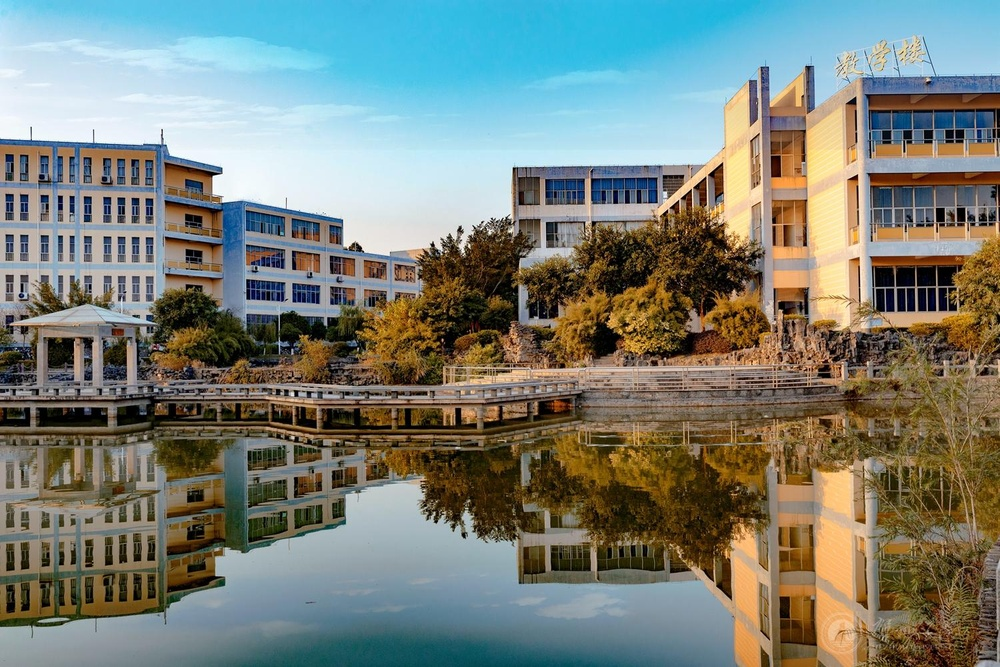
#> input picture 图像处理/pic/校园.jpg, 1000 x 667 px, shrunk from 1500 x 1001 before the run
$ python 'blendt图片.py'
#> lines starting #> are read from the running program, lines starting #| are printed output that depends on the picture
from PIL import Image
im1=Image.open("校园.jpg")
#> im1 is the input picture: PIL image 1000x667 RGB; mean R, G, B 121.1, 128, 119.4
im2=Image.open("职业.jpg")
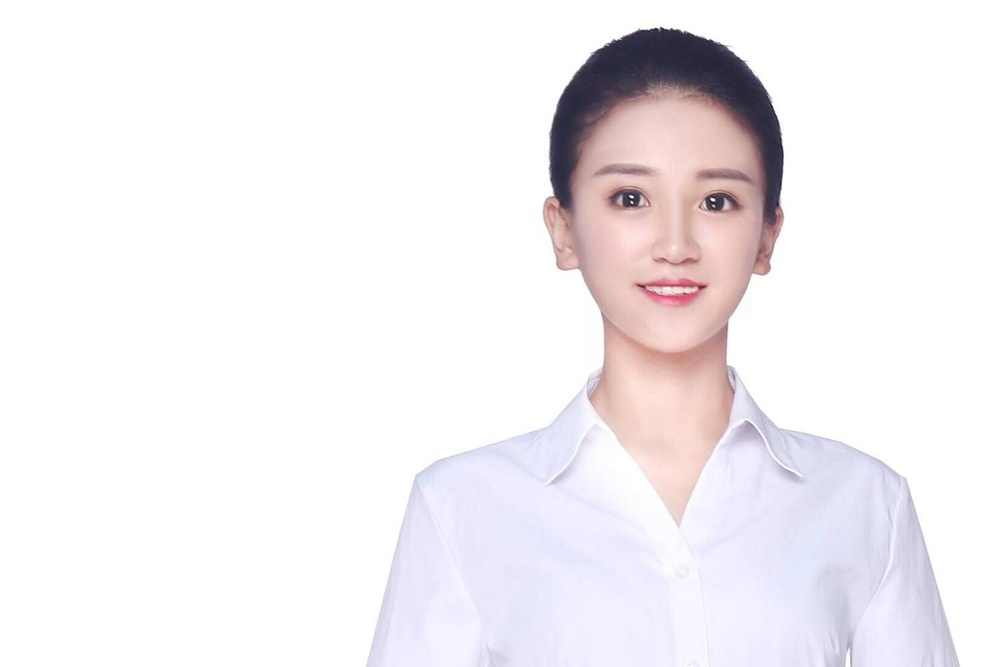
#> input picture 图像处理/pic/职业.jpg, 1000 x 667 px, shrunk from 1500 x 1001 before the run
#> im2 is the input picture: PIL image 1000x667 RGB; mean R, G, B 243, 239.3, 242.4
im3=Image.blend(im1,im2,0.92)
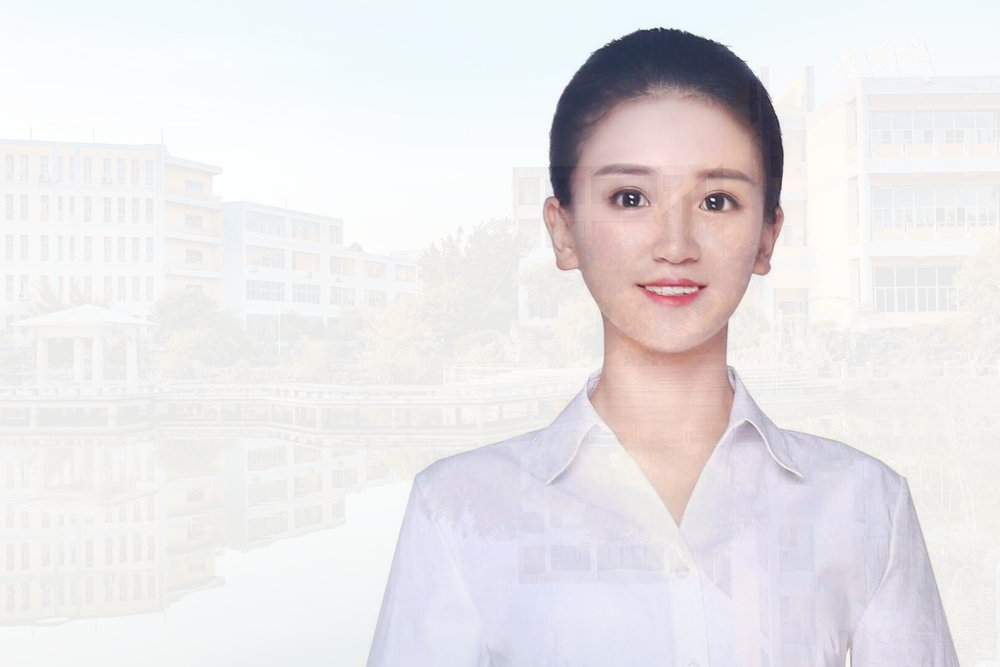
#> im3: PIL image 1000x667 RGB; mean R, G, B 232.8, 229.9, 232
im3.show()
